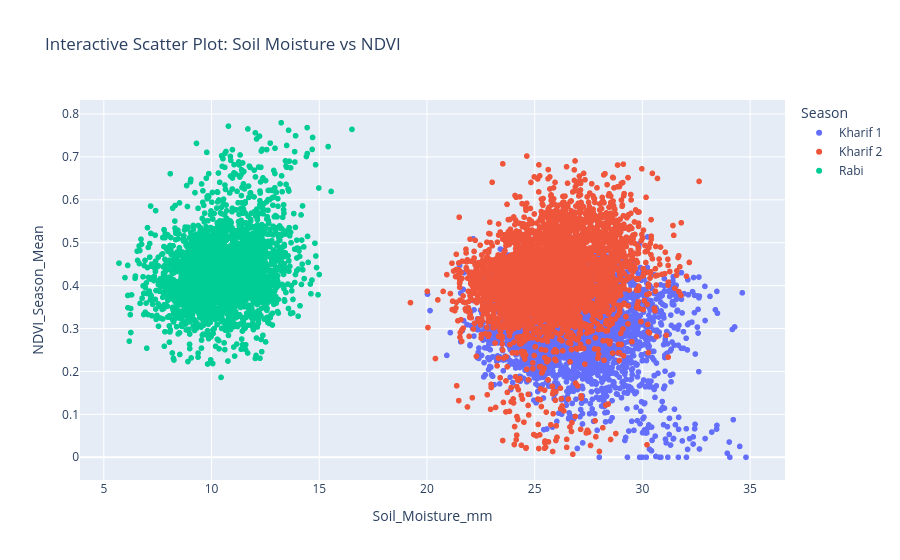

The notebook cell saved with this chart:
### Markdown cell above
Biểu đồ cho thấy mối quan hệ âm giữa độ mặn và NDVI vẫn xuất hiện ở từng mùa vụ. Khi Average Salinity Index tăng, NDVI Season Mean có xu hướng giảm. Nhóm Kharif 1 tập trung nhiều ở vùng độ mặn cao và NDVI thấp hơn, trong khi Rabi và Kharif 2 thường có độ mặn thấp hơn và NDVI cao hơn. Điều này cho thấy độ mặn cao có thể là một nguyên nhân làm giảm sức khỏe cây trồng, đặc biệt trong mùa Kharif 1.

### Code cell
fig = px.scatter(
    df,
    x="Soil_Moisture_mm",
    y=target,
    color="Season",
    hover_data=["Crop_Name", "District", "Rainfall", "Heat_Stress_Days"],
    title="Interactive Scatter Plot: Soil Moisture vs NDVI"
)

fig.update_layout(
    xaxis_title="Soil_Moisture_mm",
    yaxis_title="NDVI_Season_Mean",
    legend_title="Season"
)

fig.show()

### Figure 1 — Plotly figure (JSON) as saved in the notebook; plotly's stock layout.template omitted (floating-point values rounded to 4 significant figures; data arrays with more than 128 entries replaced by an {"elided": "..."} marker saying what was removed)
{"data": [{"customdata": {"elided": "3328x4 mixed values"}, "hovertemplate": "Season=Kharif 1<br>Soil_Moisture_mm=%{x}<br>NDVI_Season_Mean=%{y}<br>Crop_Name=%{customdata[0]}<br>District=%{customdata[1]}<br>Rainfall=%{customdata[2]}<br>Heat_Stress_Days=%{customdata[3]}<extra></extra>", "legendgroup": "Kharif 1", "marker": {"color": "#636efa", "symbol": "circle"}, "mode": "markers", "name": "Kharif 1", "showlegend": true, "type": "scattergl", "x": {"elided": "3328 float values"}, "xaxis": "x", "y": {"elided": "3328 float values"}, "yaxis": "y"}, {"customdata": {"elided": "3892x4 mixed values"}, "hovertemplate": "Season=Kharif 2<br>Soil_Moisture_mm=%{x}<br>NDVI_Season_Mean=%{y}<br>Crop_Name=%{customdata[0]}<br>District=%{customdata[1]}<br>Rainfall=%{customdata[2]}<br>Heat_Stress_Days=%{customdata[3]}<extra></extra>", "legendgroup": "Kharif 2", "marker": {"color": "#EF553B", "symbol": "circle"}, "mode": "markers", "name": "Kharif 2", "showlegend": true, "type": "scattergl", "x": {"elided": "3892 float values"}, "xaxis": "x", "y": {"elided": "3892 float values"}, "yaxis": "y"}, {"customdata": {"elided": "2780x4 mixed values"}, "hovertemplate": "Season=Rabi<br>Soil_Moisture_mm=%{x}<br>NDVI_Season_Mean=%{y}<br>Crop_Name=%{customdata[0]}<br>District=%{customdata[1]}<br>Rainfall=%{customdata[2]}<br>Heat_Stress_Days=%{customdata[3]}<extra></extra>", "legendgroup": "Rabi", "marker": {"color": "#00cc96", "symbol": "circle"}, "mode": "markers", "name": "Rabi", "showlegend": true, "type": "scattergl", "x": {"elided": "2780 float values"}, "xaxis": "x", "y": {"elided": "2780 float values"}, "yaxis": "y"}], "layout": {"legend": {"title": {"text": "Season"}, "tracegroupgap": 0}, "title": {"text": "Interactive Scatter Plot: Soil Moisture vs NDVI"}, "xaxis": {"anchor": "y", "domain": [0, 1], "title": {"text": "Soil_Moisture_mm"}}, "yaxis": {"anchor": "x", "domain": [0, 1], "title": {"text": "NDVI_Season_Mean"}}}}
